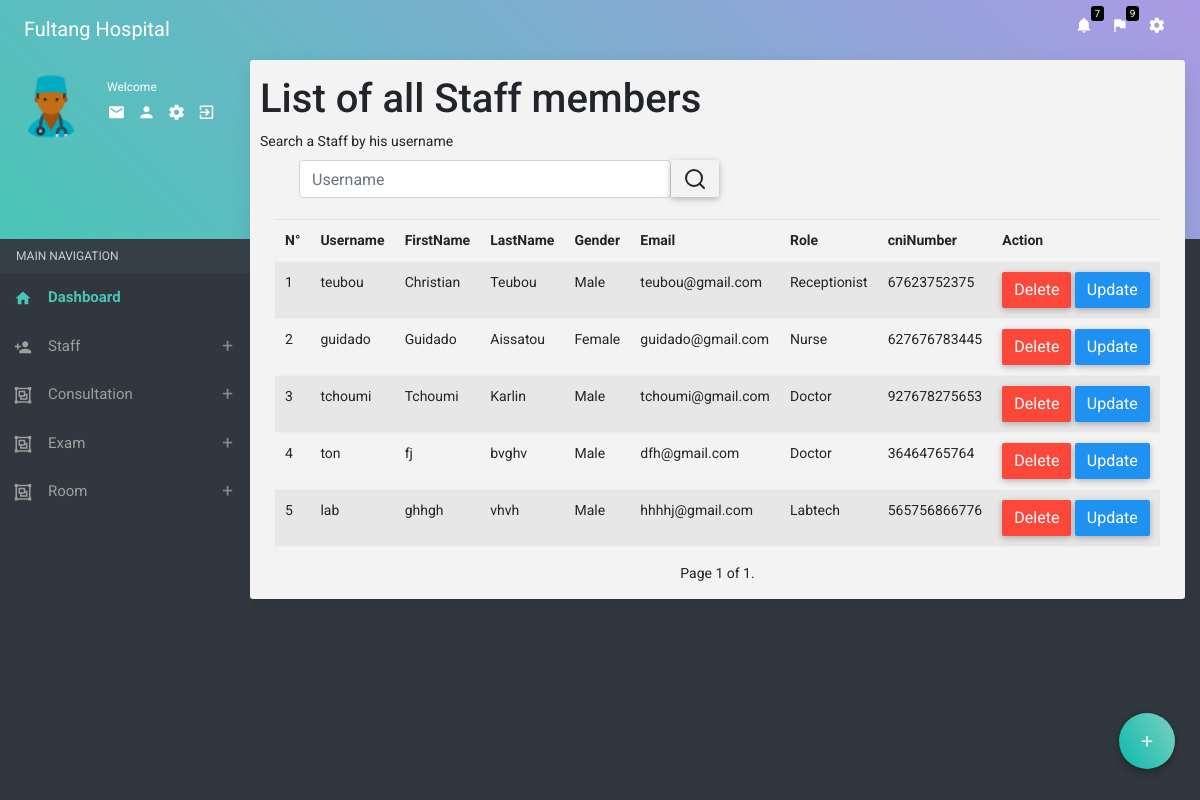
/dashboard/staff_list, run on the app's committed database.
### polyclinic/models.py (models this page shows, shortened)
class MedicalStaff(AbstractUser):
    role = models.CharField(max_length=20, choices=ROLES, default='NoRole')
    cniNumber = models.CharField(max_length=20, blank=True, default=" ")  # The patient CNI
    gender = models.CharField(max_length=50, choices=SEXE, default='Male', blank=True)
    profile_picture = models.ImageField(upload_to='social/images', blank=True, null=True)
    objects = MedicalStaffManager()

### polyclinic/views/dashboard.py (the view, shortened to what this page needs)
# urls.py: path('staff_list',staff_list),
def staff_list (request):
    staffs = MedicalStaff.objects.all()
    paginator = Paginator(staffs, 7)
    page = request.GET.get('page')
    staff_lists = paginator.get_page(page)
    name = ''
    return render(request, 'dashboard/staff_list.html', {'staff_list': staff_lists,'select_name' : name})

### polyclinic/templates/dashboard/staff_list.html (shortened to what this page needs)
{% extends 'dashboard/base_dashboard.html' %}
{% load static %}
{% block content %}
<div class="row clearfix">
	<div class="text"> <h1>List of all Staff members</h1> </div>
</div>
<div class="row clearfix">
    <div class="text"> <label> Search a Staff by his username</label></div>
</div>
<form class="search-form" method ="post" action="staff_list">
            <div class="row ml-2 ">
                <div class="col-lg-5 col-md-6 col-sm-12 p-0 ml-3">
                    <input type="text" name="username" value="{{select_name}}" placeholder="Username" class="form-control" required>
                </div>
                <div class="col-lg-1 col-md-3 col-sm-12 p-0">
                    <button class="btn btn-base" type="submit">
                        <svg class="feather feather-search" fill="none" height="24"
                             stroke="currentColor"
                             stroke-linecap="round" stroke-linejoin="round" stroke-width="2"
                             viewBox="0 0 24 24"
                             width="24" xmlns="http://www.w3.org/2000/svg">
                            <circle cx="11" cy="11" r="8"></circle>
                            <line x1="21" x2="16.65" y1="21" y2="16.65"></line>
                        </svg>
                    </button>
                </div>
            </div>
    </form>
<br>
<div class="body">
    <div class="table-responsive">
        <table class="table table-striped">
            <thead>
                <th>N°</th>
                <th>Username</th>
                <th>FirstName</th>
                <th>LastName</th>
                <th>Gender</th>
                <th>Email</th>
                <th>Role</th>
                <th>cniNumber</th>
                <th>Action</th>
            </thead>
            <tbody>
                {%for staff in staff_list%}
                <tr>
                    <td> </td>
                    <td>{{staff.username}}</td>
                    <td>{{staff.first_name}}</td>
                    <td>{{staff.last_name}}</td>
                    <td>{{staff.gender}}</td>
                    <td>{{staff.email}}</td>
                    <td>{{staff.role}}</td>
                    <td>{{staff.cniNumber}}</td>
                    <td>
                        <a onclick="return confirm('Are you sure you want to dismiss this member?')"
                         class="btn btn-danger"
                         href="/dashboard/delete/{{staff.id}}">Delete</a>
                        <a class="btn btn-primary" href ="/dashboard/edit/{{staff.id}}">Update</a>
                    </td>
                </tr>
                {%endfor%}
            </tbody>
        </table>
    </div>
</div>
<div style = "text-align: center;">
	<span class="page">
        <span class="current">
            Page {{ staff_list.number }} of {{ staff_list.paginator.num_pages }}.
        </span>
    </span>
</div>
{%endblock content%}

### polyclinic/templates/dashboard/base_dashboard.html (shortened to what this page needs)
<!DOCTYPE html>
{% load static %}
<html>
<head>
<link rel="stylesheet" href="{% static 'assets/plugins/bootstrap/css/bootstrap.min.css' %}"/>
<link rel="stylesheet" href="{% static 'assets/plugins/morrisjs/morris.css' %}"/>
<link rel="stylesheet" href="{% static 'assets/css/main.css' %}"/>
</head>
<body class="theme-cyan">
<ul id="f-menu" class="mfbc-br mfb-zoomin" data-mfb-toggle="hover">
    <li class="mfbc_wrap">
        <a href="javascript:void(0);" class="mfbcb-main g-bg-cyan">
            <i class="mfbcm-icon-resting zmdi zmdi-plus"></i>
        </a>
    </li>
</ul>
<nav class="navbar clearHeader">
    <div class="col-12">
        <div class="navbar-header"> <a href="javascript:void(0);" class="bars"></a> <a class="navbar-brand" href="index-2.html">Fultang Hospital</a> </div>
        <ul class="nav navbar-nav navbar-right">
            <li class="dropdown"> <a href="javascript:void(0);" class="dropdown-toggle" data-toggle="dropdown" role="button"><i class="zmdi zmdi-notifications"></i> <span class="label-count">7</span> </a>
            </li>
            <li class="dropdown"> <a href="javascript:void(0);" class="dropdown-toggle" data-toggle="dropdown" role="button"><i class="zmdi zmdi-flag"></i><span class="label-count">9</span> </a>
            </li>
            <li><a href="javascript:void(0);" class="js-right-sidebar" data-close="true"><i class="zmdi zmdi-settings"></i></a></li>
        </ul>
    </div>
</nav>
<section>
    <aside id="leftsidebar" class="sidebar">
        <div class="user-info">
            <div class="admin-image"> <img src="{% static 'assets/images/doctor.jpg' %}" alt=""> </div>
            <div class="admin-action-info"> <span>Welcome</span>
                <ul>
                    <li><a href="mail-inbox.html" title="Go to Inbox"><i class="zmdi zmdi-email"></i></a></li>
                    <li><a href="profile.html" title="Go to Profile"><i class="zmdi zmdi-account"></i></a></li>
                    <li><a href="javascript:void(0);" class="js-right-sidebar" data-close="true"><i class="zmdi zmdi-settings"></i></a></li>
                    <li><a href="../" title="sign out" ><i class="zmdi zmdi-sign-in"></i></a></li>
                </ul>
            </div>
        </div>
        <div class="menu">
            <ul class="list">
                <li class="header">MAIN NAVIGATION</li>
                <li class="active open"><a href="/dashboard/"><i class="zmdi zmdi-home"></i><span>Dashboard</span></a></li>
                <li><a href="javascript:void(0);" class="menu-toggle"><i class="zmdi zmdi-account-add"></i><span>Staff</span> </a>
                <li><a href="javascript:void(0);" class="menu-toggle"><i class="zmdi zmdi-group"></i><span>Consultation</span> </a>
                <li><a href="javascript:void(0);" class="menu-toggle"><i class="zmdi zmdi-group"></i><span>Exam</span> </a>
                <li><a href="javascript:void(0);" class="menu-toggle"><i class="zmdi zmdi-group"></i><span>Room</span> </a>
            </ul>
        </div>
    </aside>
</section>
<section class="content home">
    <div class="container-fluid">
        {% block content %}
        {% endblock content %}
	</div>
</section>
</body>
</html>

### polyclinic/templates/dashboard/base_dashboard.html (style rules this page uses)
table { counter-reset: row-num }
table tbody tr { counter-increment : row-num }
table tbody tr td:first-child::before { content : counter(row-num) }

### data on the page
MedicalStaff: username "teubou", first_name "Christian", last_name "Teubou", gender "Male", email "teubou@gmail.com", role "Receptionist", cniNumber "67623752375"
MedicalStaff: username "guidado", first_name "Guidado", last_name "Aissatou", gender "Female", email "guidado@gmail.com", role "Nurse", cniNumber "627676783445"
MedicalStaff: username "tchoumi", first_name "Tchoumi", last_name "Karlin", gender "Male", email "tchoumi@gmail.com", role "Doctor", cniNumber "927678275653"
MedicalStaff: username "ton", first_name "fj", last_name "bvghv", gender "Male", email "dfh@gmail.com", role "Doctor", cniNumber "36464765764"
MedicalStaff: username "lab", first_name "ghhgh", last_name "vhvh", gender "Male", email "hhhhj@gmail.com", role "Labtech", cniNumber "565756866776"

### other printed values
{{ staff_list.number }} "1"
{{ staff_list.paginator.num_pages }} "1"
